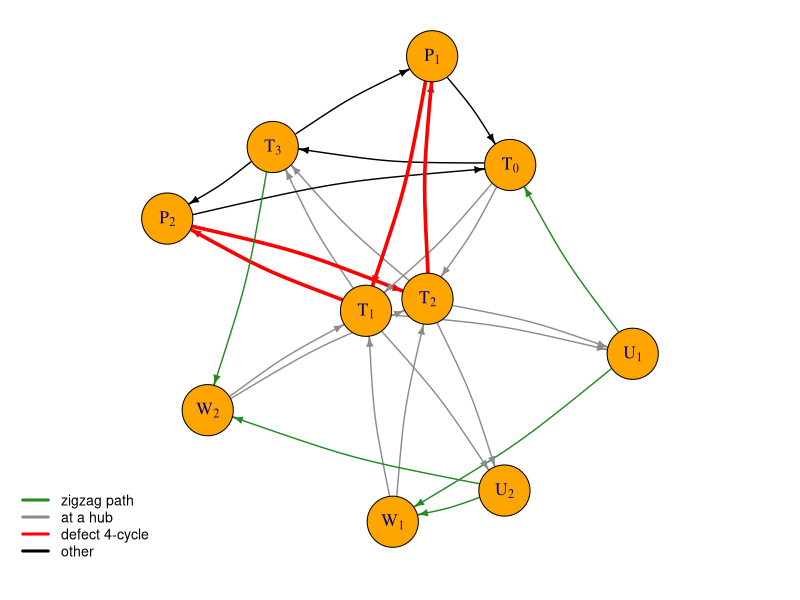
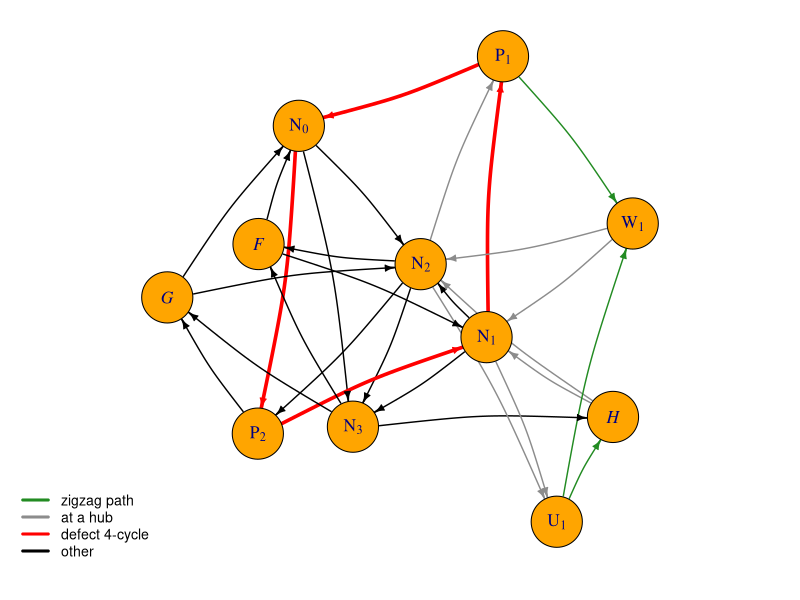

The R source for these figures, in order:
# Figure fig:family of paper 1 (Section sec:family): the obstacles G_10 and H_11, coloured by the
# arc classes the section defines -- arcs of the zigzag path, arcs at the two hubs, the defect
# 4-cycle, and the other arcs.  Same vertex/arc lists and kk layouts (seeds 11 and 3) as
# make_family_and_mhp_figs.R, so only the colours change.  Writes into the directory it is run from.
# The arc counts, the Eulerian property and the class sizes are checked before plotting.
library(igraph)

familyG = function(k) {  # G_n, n = 6 + 2k
  U = paste0("U", 1:k); W = paste0("W", 1:k)
  rbind(
    data.frame(from = "T0", to = c("T1", "T2", "T3"), class = "core"),
    data.frame(from = c("T1", "T2"), to = "T3", class = "core"),
    data.frame(from = c("T3", "P1", "T3", "P2"), to = c("P1", "T0", "P2", "T0"), class = "port"),
    data.frame(from = c("T1", "P2", "T2", "P1"), to = c("P2", "T2", "P1", "T1"), class = "defect"),
    data.frame(from = rep(c("T1", "T2"), each = k), to = rep(U, 2), class = "block"),
    data.frame(from = rep(W, 2), to = rep(c("T1", "T2"), each = k), class = "block"),
    data.frame(from = "U1", to = "W1", class = "zigzag"),
    if (k >= 2) data.frame(from = rep(paste0("U", 2:k), 2),
                           to = c(paste0("W", 1:(k - 1)), paste0("W", 2:k)), class = "zigzag") else NULL,
    data.frame(from = c("U1", "T3"), to = c("T0", W[k]), class = "terminal"))
}
familyH = function(k) {  # H_n, n = 9 + 2k, k >= 1
  U = paste0("U", 1:k); W = paste0("W", 1:k)
  rbind(
    data.frame(from = c("N0", "N0", "N1", "N1", "N2"), to = c("N2", "N3", "N2", "N3", "N3"), class = "core"),
    data.frame(from = c("N2", "N2", "P2"), to = c("P1", "P2", "G"), class = "port"),
    data.frame(from = c("N0", "P2", "N1", "P1"), to = c("P2", "N1", "P1", "N0"), class = "defect"),
    data.frame(from = c("N2", "N3", "F", "F", "N3", "G", "G", "N3", "H", "H"),
               to = c("F", "F", "N0", "N1", "G", "N0", "N2", "H", "N1", "N2"), class = "special"),
    data.frame(from = rep(c("N1", "N2"), each = k), to = rep(U, 2), class = "block"),
    data.frame(from = rep(W, 2), to = rep(c("N1", "N2"), each = k), class = "block"),
    data.frame(from = "P1", to = "W1", class = "zigzag"),
    data.frame(from = U, to = W, class = "zigzag"),
    if (k >= 2) data.frame(from = paste0("U", 1:(k - 1)), to = paste0("W", 2:k), class = "zigzag") else NULL,
    data.frame(from = paste0("U", k), to = "H", class = "zigzag"))
}

# Section classes: path = zigzag arcs (including the two end arcs); hub = every arc between a hub
# and a vertex of the path; defect = the defect 4-cycle (drawn red even where it meets a hub);
# other = the rest.
sectionClasses = function(arcs, hubs, pathVertices) {
  cl = ifelse(arcs$class %in% c("zigzag", "terminal"), "path",
       ifelse(arcs$class == "defect", "defect",
       ifelse((arcs$from %in% hubs & arcs$to %in% pathVertices) |
              (arcs$to %in% hubs & arcs$from %in% pathVertices), "hub", "other")))
  arcs$class = cl
  arcs
}
col4 = c(path = "forestgreen", hub = "gray55", defect = "red", other = "black")

mkLabels = function(vn) parse(text = ifelse(grepl("[0-9]$", vn),
                              paste0(substr(vn, 1, 1), "[", substr(vn, 2, 3), "]"),
                              paste0("italic(", vn, ")")))

plotSection = function(arcs, n, fname, seed, nPath, nHub) {
  g = graph_from_data_frame(arcs[, c("from", "to")], directed = TRUE)
  stopifnot(ecount(g) == 3 * n - 4, vcount(g) == n,
            all(degree(g, mode = "in") == degree(g, mode = "out")),
            sum(arcs$class == "path") == nPath, sum(arcs$class == "defect") == 4,
            sum(arcs$class == "hub") == nHub)
  set.seed(seed)
  lay = layout_with_kk(g)
  pdf(fname, width = 6.5, height = 6.5)
  par(mar = c(1.6, 0.5, 0.5, 0.5), xpd = NA)
  plot(g, layout = lay, vertex.color = "orange", vertex.label = mkLabels(V(g)$name),
       vertex.label.color = "navy", vertex.label.cex = 1.05, vertex.size = 22,
       edge.color = col4[arcs$class], edge.width = ifelse(arcs$class == "defect", 3.5, 1.4),
       edge.arrow.size = 0.5, edge.curved = 0.08)
  legend("bottomleft", legend = c("zigzag path", "at a hub", "defect 4-cycle", "other"),
         col = col4[c("path", "hub", "defect", "other")], lwd = 3, cex = 0.85, bty = "n")
  dev.off()
  cat(fname, "written\n")
}

k = 2  # G_10: path T0 U1 W1 U2 W2 T3, hubs T1 T2
aG = sectionClasses(familyG(k), c("T1", "T2"), c("T0", "T3", paste0("U", 1:k), paste0("W", 1:k)))
plotSection(aG, 10, "ObstacleG10.pdf", 11, 2 * k + 1, 4 * k + 4)
k = 1  # H_11: path P1 W1 U1 H, hubs N1 N2; the hub arc N1 -> P1 is on the defect 4-cycle
aH = sectionClasses(familyH(k), c("N1", "N2"), c("P1", "H", paste0("U", 1:k), paste0("W", 1:k)))
plotSection(aH, 11, "ObstacleH11.pdf", 3, 2 * k + 1, 4 * k + 4 - 1)
